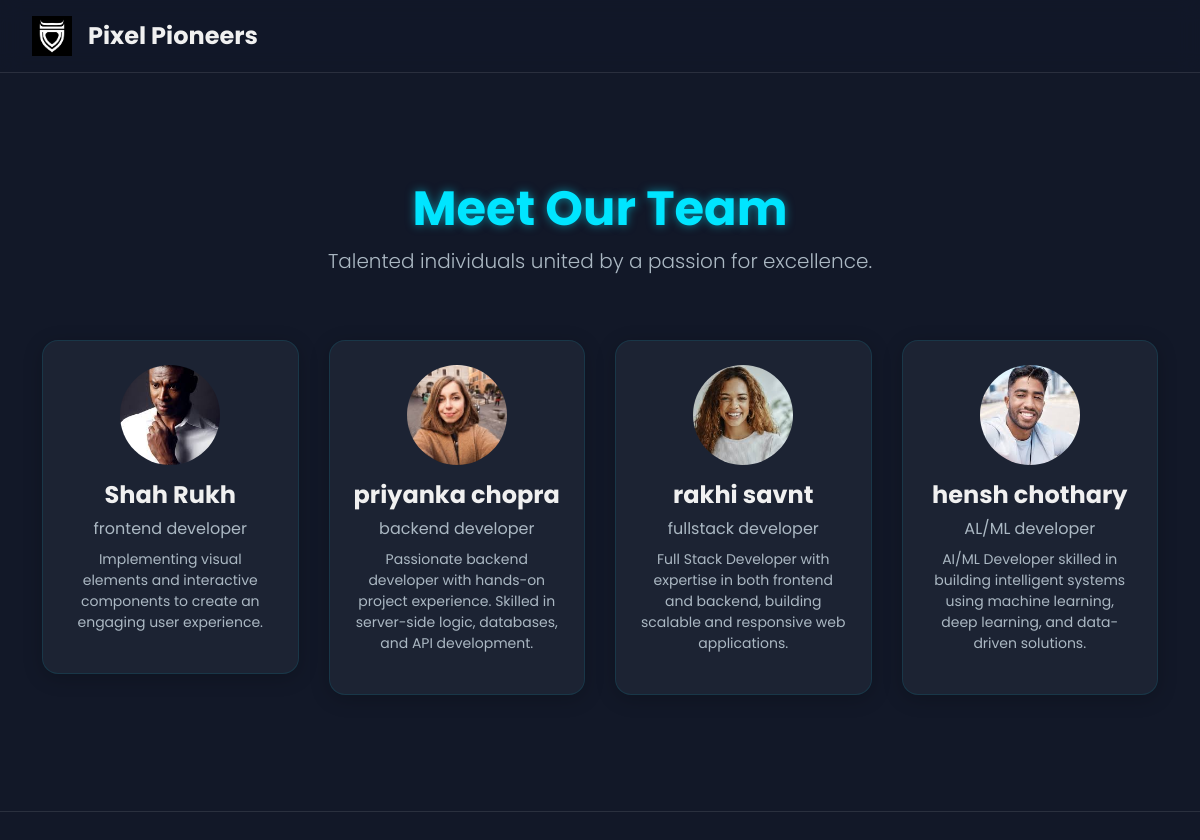
The page / on the database its author committed.
### portfolio/models.py (models this page shows, shortened)
class TeamMember(models.Model):
    name = models.CharField(max_length=100)
    role = models.CharField(max_length=100)
    bio = models.TextField()
    image = models.ImageField(upload_to='team_images/')
    github_link = models.URLField(blank=True)
    linkedin_link = models.URLField(blank=True)

### portfolio/views.py (the view)
# urls.py: path('', portfolio_view, name='home'),
def portfolio_view(request):
    team_members = TeamMember.objects.all()
    projects = Project.objects.prefetch_related('contribution_set__member').all()
    team_info = {
        'name': 'Pixel Pioneers',
        'logo_url': '/static/images/image.png', # Example path
        'tagline': 'Crafting Digital Experiences, One Pixel at a Time.'
    }
    context = {
        'team_info': team_info,
        'team_members': team_members,
        'projects': projects,
    }
    return render(request, 'portfolio/index.html', context)

### portfolio/templates/portfolio/index.html (shortened to what this page needs)
{% load static %}
<!DOCTYPE html>
<html lang="en">
<head>
    <link href="https://cdn.jsdelivr.net/npm/bootstrap@5.3.3/dist/css/bootstrap.min.css" rel="stylesheet">
    <link rel="stylesheet" href="https://cdn.jsdelivr.net/npm/swiper@11/swiper-bundle.min.css"/>
</head>
<body class="text-light">
    <header class="site-header">
        <img src="{{ team_info.logo_url }}" alt="Team Logo">
        <h1 class="team-name">{{ team_info.name }}</h1>
    </header>
    <main>
        <section id="team" class="section">
            <div class="container text-center">
                <h2 class="section-title mb-2">Meet Our Team</h2>
                <p class="lead mb-5">Talented individuals united by a passion for excellence.</p>
                <div class="position-relative">
                    <div class="swiper-container team-swiper">
                        <div class="swiper-wrapper">
                            {% for member in team_members %}
                            <div class="swiper-slide" style="width: 320px;">
                                <div class="glass-card h-100 text-center">
                                    <img src="{{ member.image.url }}" class="rounded-circle img-fluid mx-auto mb-3" style="width: 100px; height: 100px; object-fit: cover;" alt="{{ member.name }}">
                                    <h4 class="fw-bold">{{ member.name }}</h4>
                                    <p class="mb-2" style="color: var(--glow-cyan);">{{ member.role }}</p>
                                    <p class="small">{{ member.bio }}</p>
                                </div>
                            </div>
                            {% endfor %}
                        </div>
                    </div>
                </div>
            </div>
        </section>
    </main>
</body>
</html>

### portfolio/templates/portfolio/index.html (style rules this page uses)
:root { --bg-dark: #121828; --bg-card: #1c2333; --glow-cyan: #00e5ff; --glow-orange: #ff8c00; --text-light: #f0f0f0; --text-muted: #abb8c3; }
body { font-family: 'Poppins', sans-serif; background-color: var(--bg-dark); color: var(--text-light); padding-top: 80px; }
.site-header { position: fixed; top: 0; left: 0; width: 100%; z-index: 1000; padding: 1rem 2rem; background: rgba(18, 24, 40, 0.8); backdrop-filter: blur(10px); border-bottom: 1px solid rgba(255, 255, 255, 0.1); display: flex; align-items: center; }
.site-header img { height: 40px; width: 40px; margin-right: 1rem; }
.site-header .team-name { font-size: 1.5rem; font-weight: 700; margin-bottom: 0; }
.section { padding: 100px 0; border-bottom: 1px solid rgba(255, 255, 255, 0.1); opacity: 0; transform: translateY(40px); transition: opacity 0.8s ease-out, transform 0.8s ease-out; }
.section.is-visible { opacity: 1; transform: translateY(0); }
.section-title { font-weight: 700; font-size: 3rem; color: var(--glow-cyan); text-shadow: 0 0 10px rgba(0, 229, 255, 0.5); }
.glass-card { background: var(--bg-card); border: 1px solid rgba(0, 229, 255, 0.1); border-radius: 16px; padding: 1.5rem; box-shadow: 0 4px 20px rgba(0,0,0,0.2); transition: transform 0.4s ease, box-shadow 0.4s ease; }
p, .lead, .small { color: var(--text-muted) !important; }
.glass-card p, .glass-card .lead, .glass-card .small { color: var(--text-muted) !important; }
h1, h2, h3, h4, h5, h6, strong { color: var(--text-light) !important; }
.section-title { color: var(--glow-cyan) !important; }
.swiper-container { width: 100%; padding: 1rem 0; }
.swiper-slide { width: auto; }

### rows shown on the page
TeamMember: image (picture), name "Shah Rukh", role "frontend developer", bio "Implementing visual elements and interactive components to create an engaging user experience."
TeamMember: image (picture), name "priyanka chopra", role "backend developer", bio "Passionate backend developer with hands-on project experience. Skilled in server-side logic, databases, and API development."
TeamMember: image (picture), name "rakhi savnt", role "fullstack developer", bio "Full Stack Developer with expertise in both frontend and backend, building scalable and responsive web applications."
TeamMember: image (picture), name "hensh chothary", role "AL/ML developer", bio "AI/ML Developer skilled in building intelligent systems using machine learning, deep learning, and data-driven solutions."

### other values the page prints
{{ team_info.name }} "Pixel Pioneers"
